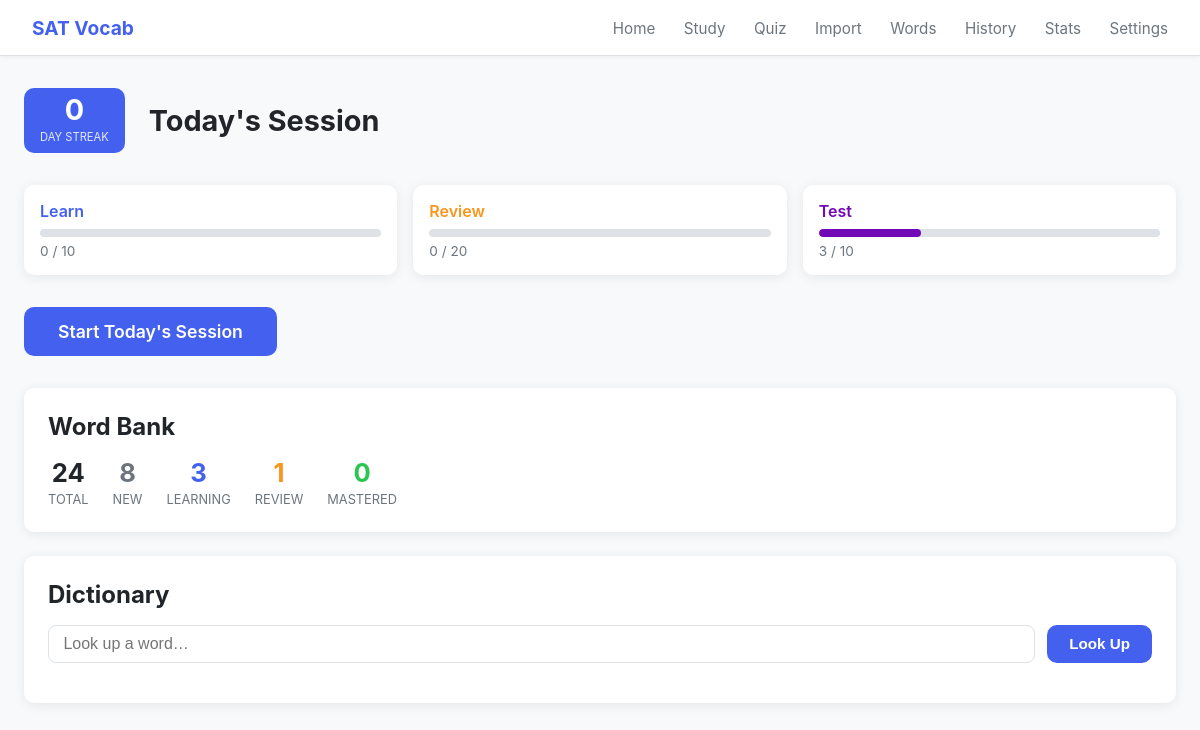
The page / on the database its author committed.
### tables this page shows
CREATE TABLE daily_session (
            id            INTEGER PRIMARY KEY AUTOINCREMENT,
            date          DATE NOT NULL UNIQUE,
            learn_target  INTEGER DEFAULT 0,
            review_target INTEGER DEFAULT 0,
            test_target   INTEGER DEFAULT 0,
            learn_done    INTEGER DEFAULT 0,
            review_done   INTEGER DEFAULT 0,
            test_done     INTEGER DEFAULT 0,
            completed_at  DATETIME
        );

### routes/home.py (the view)
@bp.route('/')
def index():
    session = get_or_create_today_session()
    streak = get_streak()
    conn = get_db()
    status_counts = {
        row['status']: row['cnt']
        for row in conn.execute("""
            SELECT status, COUNT(*) as cnt
            FROM user_word_progress
            GROUP BY status
        """).fetchall()
    }
    total_words = conn.execute("SELECT COUNT(*) FROM words").fetchone()[0]
    conn.close()
    return render_template('home.html',
                           session=session,
                           streak=streak,
                           status_counts=status_counts,
                           total_words=total_words)

### database.py (called while the page is built)
def get_db():
    conn = sqlite3.connect(DATABASE)
    conn.row_factory = sqlite3.Row
    conn.execute("PRAGMA foreign_keys = ON")
    return conn

### scheduler.py (called while the page is built, shortened)
def get_or_create_today_session():
    conn = get_db()
    today = date.today().isoformat()
    row = conn.execute(
        "SELECT * FROM daily_session WHERE date = ?", (today,)
    ).fetchone()
    conn.close()
    return row

def get_streak():
    conn = get_db()
    rows = conn.execute("""
        SELECT date FROM daily_session
        WHERE learn_done >= learn_target
          AND review_done >= review_target
          AND test_done >= test_target
        ORDER BY date DESC
    """).fetchall()
    conn.close()
    streak = 0
    check = date.today()
    dates = {r['date'] for r in rows}
    while check.isoformat() in dates:
        streak += 1
        check -= timedelta(days=1)
    return streak

### templates/home.html (shortened to what this page needs)
{% extends "base.html" %}
{% block content %}
<div class="home-header">
  <div class="streak">
    <span class="streak-num">{{ streak }}</span>
    <span class="streak-label">day streak</span>
  </div>
  <h1>Today's Session</h1>
</div>
<div class="progress-cards">
  <a href="{{ url_for('session.queue_list', mode='learn') }}" class="progress-card learn">
    <div class="progress-label">Learn</div>
    <div class="progress-bar-wrap">
    </div>
    <div class="progress-count">{{ session.learn_done }} / {{ session.learn_target }}</div>
  </a>
  <a href="{{ url_for('session.queue_list', mode='review') }}" class="progress-card review">
    <div class="progress-label">Review</div>
    <div class="progress-bar-wrap">
    </div>
    <div class="progress-count">{{ session.review_done }} / {{ session.review_target }}</div>
  </a>
  <a href="{{ url_for('quiz.config') }}" class="progress-card test">
    <div class="progress-label">Test</div>
    <div class="progress-bar-wrap">
      <div class="progress-bar" style="width: {{ [session.test_done / [session.test_target, 1]|max * 100, 100]|min }}%"></div>
    </div>
    <div class="progress-count">{{ session.test_done }} / {{ session.test_target }}</div>
  </a>
</div>
<div class="home-actions">
  <a href="{{ url_for('session.start') }}" class="btn btn-primary btn-lg">Start Today's Session</a>
</div>
<div class="word-summary">
  <h2>Word Bank</h2>
  <div class="summary-grid">
    <div class="summary-item"><span class="num">{{ total_words }}</span><span>Total</span></div>
    <div class="summary-item new"><span class="num">{{ status_counts.get('new', 0) }}</span><span>New</span></div>
    <div class="summary-item learning"><span class="num">{{ status_counts.get('learning', 0) }}</span><span>Learning</span></div>
    <div class="summary-item review"><span class="num">{{ status_counts.get('review', 0) }}</span><span>Review</span></div>
    <div class="summary-item mastered"><span class="num">{{ status_counts.get('mastered', 0) }}</span><span>Mastered</span></div>
  </div>
</div>
<div class="dict-section">
  <h2>Dictionary</h2>
  <div class="dict-input-row">
    <input type="text" id="dict-input" class="dict-input" placeholder="Look up a word…" autocomplete="off">
    <button class="btn btn-primary" onclick="dictLookup()">Look Up</button>
  </div>
</div>
{% endblock %}

### static/style.css (style rules this page uses)
:root { --bg: #f8f9fa; --surface: #ffffff; --border: #dee2e6; --text: #212529; --text-muted: #6c757d; --primary: #4361ee; --primary-dark: #3451d1; --success: #2dc653; --warning: #f8961e; --danger: #ef233c; --learn: #4361ee; --review: #f8961e; --test: #7209b7; --mastered: #2dc653; --radius: 10px; --shadow: 0 2px 12px rgba(0,0,0,0.08); }
* { box-sizing: border-box; margin: 0; padding: 0; }
body { font-family: -apple-system, BlinkMacSystemFont, 'Segoe UI', sans-serif; background: var(--bg); color: var(--text); min-height: 100vh; }
.btn { display: inline-block; padding: 0.5rem 1.25rem; border-radius: var(--radius); border: 2px solid transparent; font-size: 0.95rem; font-weight: 600; cursor: pointer; text-decoration: none; transition: all 0.15s; }
.btn-primary { background: var(--primary); color: #fff; }
.btn-lg { padding: 0.75rem 2rem; font-size: 1.1rem; }
.home-header { display: flex; align-items: center; gap: 1.5rem; margin-bottom: 2rem; }
.home-header h1 { font-size: 1.8rem; }
.streak { background: var(--primary); color: #fff; border-radius: var(--radius); padding: 0.5rem 1rem; text-align: center; min-width: 80px; }
.streak-num { display: block; font-size: 1.8rem; font-weight: 700; line-height: 1; }
.streak-label { font-size: 0.7rem; opacity: 0.85; text-transform: uppercase; }
.progress-cards { display: grid; grid-template-columns: repeat(3, 1fr); gap: 1rem; margin-bottom: 2rem; }
.progress-card { background: var(--surface); border-radius: var(--radius); padding: 1rem; box-shadow: var(--shadow); text-decoration: none; color: var(--text); display: block; transition: box-shadow 0.15s, transform 0.15s; cursor: pointer; }
.progress-label { font-weight: 600; margin-bottom: 0.5rem; }
.progress-card.learn .progress-label { color: var(--learn); }
.progress-card.review .progress-label { color: var(--review); }
.progress-card.test .progress-label { color: var(--test); }
.progress-bar-wrap { background: var(--border); border-radius: 4px; height: 8px; margin-bottom: 0.4rem; overflow: hidden; }
.progress-bar { height: 100%; border-radius: 4px; background: var(--primary); transition: width 0.4s; }
.progress-card.test .progress-bar { background: var(--test); }
.progress-count { font-size: 0.85rem; color: var(--text-muted); }
.home-actions { margin-bottom: 2rem; }
.word-summary { background: var(--surface); border-radius: var(--radius); padding: 1.5rem; box-shadow: var(--shadow); }
.word-summary h2 { margin-bottom: 1rem; }
.summary-grid { display: flex; gap: 1.5rem; flex-wrap: wrap; }
.summary-item { text-align: center; }
.summary-item .num { display: block; font-size: 1.6rem; font-weight: 700; }
.summary-item span:last-child { font-size: 0.8rem; color: var(--text-muted); text-transform: uppercase; }
.summary-item.mastered .num { color: var(--mastered); }
.summary-item.learning .num { color: var(--learn); }
.summary-item.review .num { color: var(--review); }
.summary-item.new .num { color: var(--text-muted); }
.dict-section { background: var(--surface); border-radius: var(--radius); padding: 1.5rem; box-shadow: var(--shadow); margin-top: 1.5rem; }
.dict-section h2 { margin-bottom: 1rem; }
.dict-input-row { display: flex; gap: 0.75rem; margin-bottom: 1rem; }
.dict-input { flex: 1; padding: 0.55rem 0.9rem; border: 1px solid var(--border); border-radius: 8px; font-size: 1rem; outline: none; transition: border-color 0.15s; }

### rows shown on the page
daily_session: learn_done "0", learn_target "10", review_done "0", review_target "20", test_done "3", test_target "10"

### other values the page prints
{{ streak }} "0"
{{ total_words }} "24"
{{ status_counts.get('new', 0) }} "8"
{{ status_counts.get('learning', 0) }} "3"
{{ status_counts.get('review', 0) }} "1"
{{ status_counts.get('mastered', 0) }} "0"
